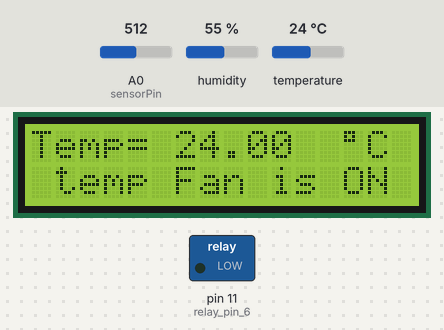
The sketch below on a simulated Arduino Uno, built with avr-gcc and run on an emulated ATmega328P. Parts: 16×2 character LCD, switched loads named in the sketch (green lamp = pin HIGH). The inputs (shaded band) are chosen by the test bench; at power-on: A0 (sensorPin) = 512, temperature 24 °C, humidity 55 %. Pins used as bus, display or sensor lines are not drawn.

Above: at 1.2 s.
1.3 s: A0 (sensorPin) set to 992
5.4 s: A0 (sensorPin) set to 1011
At 8.6 s:
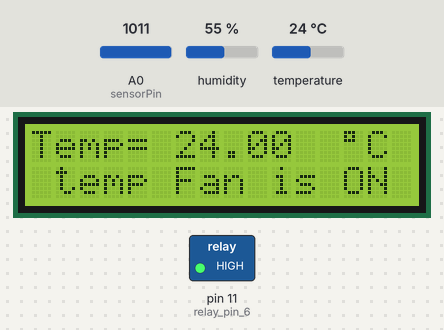
9.8 s: temperature set to 22 °C
At 14.2 s:
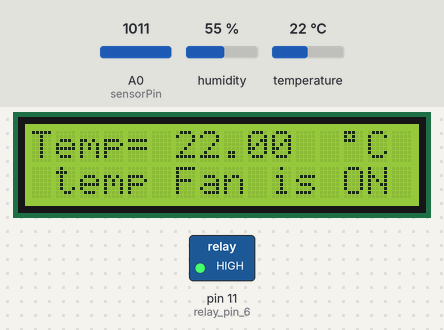
15.0 s: temperature set to 19 °C
At 17.4 s:
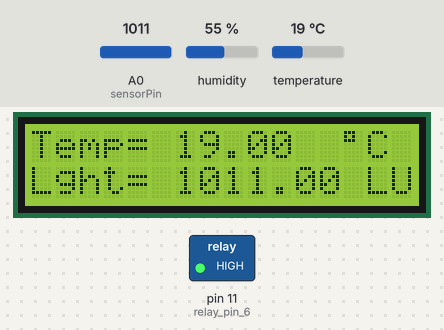
18.0 s: A0 (sensorPin) set to 990
At 21.0 s:
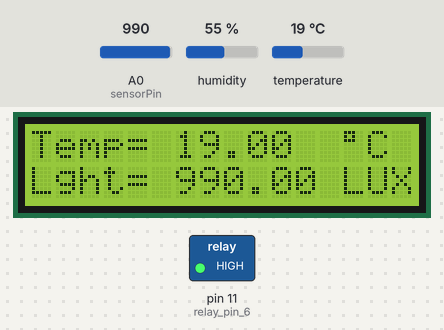
22.1 s: A0 (sensorPin) set to 111
At 24.6 s:
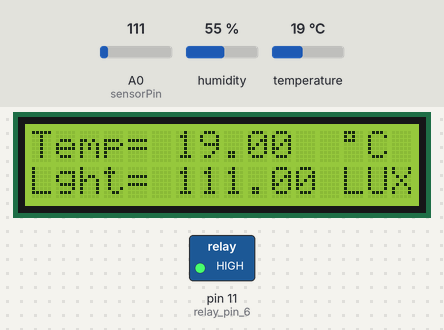
25.3 s: A0 (sensorPin) set to 94
At 28.2 s:
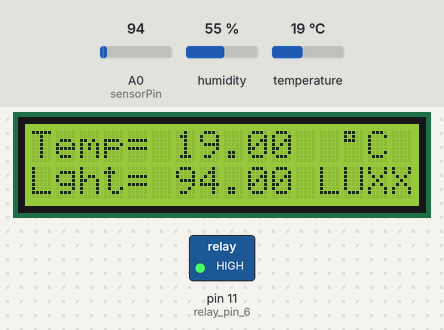
Timing chart, 0 to 29.5 s (numbered marks = the images above; inputs shaded):
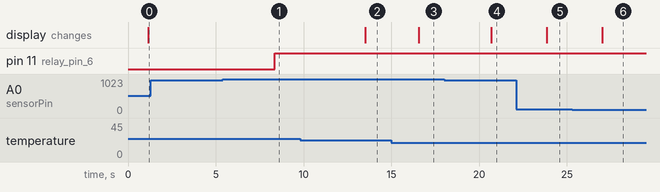

Measured:
- the behaviour switches between 1000 and 1001 on A0 (sensorPin) (found by bisection; images 0 and 1)
- the behaviour switches between 21 and 20 °C on temperature (found by bisection; images 2 and 3)
- the behaviour switches between 100 and 99 on A0 (sensorPin) (found by bisection; images 5 and 6)
- after the input at 1.3 s, every drawn part: stays the same
- after the input at 5.4 s, pin 11 (relay_pin_6): LOW → HIGH after 3.0 s
- after the input at 9.8 s, the display: changes after 3.7 s (image 2)
- after the input at 15.0 s, the display: changes after 1.6 s (image 3)
- after the input at 18.0 s, the display: changes after 2.7 s (image 4)
- after the input at 22.1 s, the display: changes after 1.7 s (image 5)
- after the input at 25.3 s, the display: changes after 1.7 s (image 6)

The sketch:

Suhaam.ino
```cpp
#include <Wire.h>
//#include <LCD.h>
#include <dht.h>

dht DHT;

#define DHT11_PIN 7
#include <LiquidCrystal_I2C.h>

#define I2C_ADDR    0x27,2,1,0,4,5,6,7,3,POSITIVE // <<----- Add your address here.  Find it from I2C Scanner
#define BACKLIGHT_PIN     3

int n = 1;

LiquidCrystal_I2C  lcd(0x27,2,1,0,4,5,6,7,3,POSITIVE);
int sensorPin = A0; // select the input pin for LDR

int sensorValue = 0; // variable to store the value coming from the sensor

// Local Network Settings
byte mac[]     = { 0xDE, 0xAD, 0xBE, 0xEF, 0xFE, 0xED }; // Must be unique on local network
byte ip[]      = { 172,16,22,21 };                // Must be unique on local network
byte gateway[] = { 172,16,22,1};
byte subnet[]  = { 255, 255, 255, 0 };

// ThingSpeak Settings
char thingSpeakAddress[] = "api.thingspeak.com";
String writeAPIKey = "CB0054N5NLTZEB7J";    // Write API Key for a ThingSpeak Channel
const int updateInterval = 10000;        // Time interval in milliseconds to update ThingSpeak


// Variable Setup
long lastConnectionTime = 0;
boolean lastConnected = false;
int failedCounter = 0;


// Initialize Arduino Ethernet Client
//EthernetClient client;


void setup()
{
 lcd.begin (16,2);
 lcd.setBacklight(1);

// Switch on the backlight
lcd.setBacklightPin(BACKLIGHT_PIN,POSITIVE);
lcd.setBacklight(HIGH);
lcd.home (); // go home

//////////ethernet
//Serial.begin(115200);
//  Ethernet.begin(mac, ip, gateway, subnet);
//  delay(1000);
//  Serial.print("ETHERNET SHIELD ip  is     : ");
//  Serial.println(Ethernet.localIP());
//   // Start Ethernet on Arduino
//  startEthernet();

 lcd.print("Suhaam-Proj");
}

void loop()
{

  int chk = DHT.read11(DHT11_PIN);
  int c;
  int relay_pin_1 = 9;
  //int relay_pin_2 = 10;
  int relay_pin_6 = 11;
 // int relay_pin_4 = 0;
 // int relay_pin_7 = 11;

    sensorValue = analogRead(sensorPin); // read the value from the sensor
    Serial.println(sensorValue); //prints the values coming from the sensor on the screen

    delay(1000);

  //int readData = DHT.read22(dataPin); // Reads the data from the sensor
  float t = DHT.temperature; // Gets the values of the temperature
  //float h = DHT.humidity; // Gets the values of the humidity
  float h =sensorValue;

 // Backlight on/off every 3 seconds
// lcd.setCursor (0,0);        // go to start of 2nd line
// lcd.print("Displaytest ");
// lcd.setBacklight(LOW);     // Backlight on
// delay(3000);

  lcd.setCursor ( 0, 0 );        // go to the next line
  lcd.print ("Temp= ");
  lcd.print(t);
  lcd.print("  ");
  lcd.print((char)223);
  lcd.print("C");
  lcd.setCursor(0,1);
  lcd.print("Lght= ");
  lcd.print(h);
  //lcd.print((char)223);
  lcd.print(" LUX");


pinMode(relay_pin_1, OUTPUT);
//pinMode(relay_pin_2, OUTPUT);
pinMode(relay_pin_6, OUTPUT);

digitalWrite(relay_pin_1, HIGH);
//digitalWrite(relay_pin_2, LOW);
//digitalWrite(relay_pin_6, HIGH);

//String tem = String(t);
//String hum = String(h);

char t_buffer[10];
char h_buffer[10];

String tem = dtostrf(t,0,5,t_buffer); //Convert Temperature value to String
String hum = dtostrf(h,0,5,h_buffer); //Convert Humidity value to String
Serial.println(t);
Serial.println(h);


if (t >= 21) //temp
{

digitalWrite(relay_pin_1,LOW);

lcd.setCursor(0,1);

lcd.print(" temp Fan is ON ");
delay(1000);

}

if (h > 1000)
{

digitalWrite(relay_pin_6,HIGH);

lcd.setCursor(0,1);
delay(1000);
//lcd.print(" bulb is ON ");


}
//else
//{
//  digitalWrite(relay_pin_6,LOW);
//}
}
```
